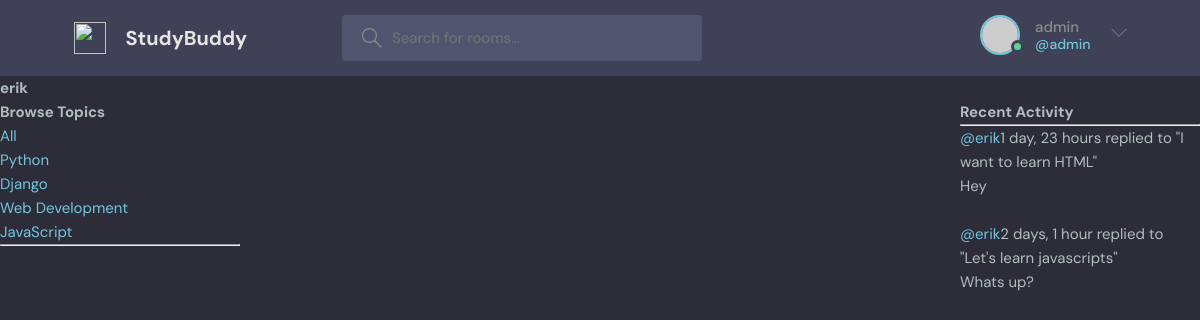
The app's page /profile/3/ (signed in) with its own data.
### base/models.py (models this page shows, shortened)
class Topic(models.Model):
    name = models.CharField(max_length=200)

class Message(models.Model):
    user = models.ForeignKey(User, on_delete=models.CASCADE)
    room = models.ForeignKey(Room, on_delete=models.CASCADE)
    body = models.TextField()
    updated = models.DateTimeField(auto_now = True)
    created = models.DateTimeField(auto_now_add = True)
    class Meta:
        ordering = ['-updated', '-created']
    def __str__(self):
        return self.body[0:50]

class Room(models.Model):
    host = models.ForeignKey(User, on_delete=models.SET_NULL, null=True)
    topic = models.ForeignKey(Topic, on_delete=models.SET_NULL, null=True)
    name = models.CharField(max_length = 200)
    description = models.TextField(null = True, blank = True)
    participants = models.ManyToManyField(User, related_name='participants', blank=True)
    updated = models.DateTimeField(auto_now = True)
    created = models.DateTimeField(auto_now_add = True)
    def __str__(self):
        return self.name
    class Meta:
        ordering = ['-updated', '-created']

### base/views.py (the view)
# urls.py: path('profile/<str:pk>/', views.userProfile, name = 'user-profile'),
def userProfile(request, pk):
    user = User.objects.get(id=pk)
    rooms = user.room_set.all()
    room_messages = user.message_set.all()
    topics = Topic.objects.all()
    context = {'user' : user, 'rooms' : rooms, 'room_messages' : room_messages, 'topics' : topics}
    return render(request, 'base/profile.html', context)

### base/templates/base/profile.html (shortened to what this page needs)
{% extends 'main.html' %}
{% block content %}
<h1>{{user.username}}</h1>
<div class="profile-container">
  <div>{% include 'base/topics_component.html' %}</div>
  <div>{% include 'base/feed_component.html' %}</div>
  <div>{% include 'base/activity_component.html' %}</div>
</div>
{% endblock content %}

### templates/navbar.html (shortened to what this page needs)
<header class="header header--loggedIn">
  <div class="container">
    <a href="{% url 'home' %}" class="header__logo">
      <img src="assets/logo.svg" />
      <h1>StudyBuddy</h1>
    </a>
    <form class="header__search" method="GET" action="{% url 'home' %}">
      <label>
        <input name="q" placeholder="Search for rooms..." />
      </label>
    </form>
    <nav class="header__menu">
      {% if request.user.is_authenticated %}
      <div class="header__user">
        <a href="profile.html">
          <div class="avatar avatar--medium active">
            <img src="https://randomuser.me/api/portraits/men/37.jpg" />
          </div>
          <p>
            {{request.user.username}} <span>@{{request.user.username}}</span>
          </p>
        </a>
        <button class="dropdown-button">
          <svg
            version="1.1"
            xmlns="http://www.w3.org/2000/svg"
            width="32"
            height="32"
            viewBox="0 0 32 32"
          >
            <title>chevron-down</title>
            <path d="M16 21l-13-13h-3l16 16 16-16h-3l-13 13z"></path>
          </svg>
        </button>
      </div>
      {% else %}
      <a href="{% url 'login' %}">
        <img src="./assets/avatar.svg" />
        <p>Login</p>
      </a>
      {% endif %}
    </nav>
  </div>
</header>

### base/templates/base/topics_component.html
<h3>Browse Topics</h3>
<div>
  <a href="{% url 'home' %}">All</a>
</div>
{% for topic in topics %}
<div>
  <a href="{% url 'home' %}?q={{topic.name}}">{{topic.name}}</a>
</div>
{% endfor %}
<hr />

### base/templates/base/activity_component.html (shortened to what this page needs)
<h3>Recent Activity</h3>
<hr />
{% for message in room_messages %}
<div>
  <small
    ><a href="{% url 'user-profile' message.user.id %}">@{{message.user}} </a
    >{{message.created | timesince}}</small
  >
  <small>replied to "{{message.room}}"</small>
  <p>{{message}}</p>
  <br />
</div>
{% endfor %}

### static/styles/style.css (style rules this page uses)
:root { --color-main: #71c6dd; --color-main-light: #e1f6fb; --color-dark: #3f4156; --color-dark-medium: #51546e; --color-dark-light: #696d97; --color-light: #e5e5e5; --color-gray: #8b8b8b; --color-light-gray: #b2bdbd; --color-bg: #2d2d39; --color-success: #5dd693; --color-error: #fc4b0b; }
* { font-family: "DM Sans", -apple-system, BlinkMacSystemFont, "Segoe UI", Roboto, Oxygen, Ubuntu, Cantarell, "Open Sans", "Helvetica Neue", sans-serif; margin: 0; padding: 0; box-sizing: border-box; text-rendering: optimizeLegibility; font-size: inherit; }
html { font-size: 56.25%; }
@media only screen and (min-width: 1200px) { html { font-size: 62.5%; } }
body { line-height: 1.6; font-weight: 400; font-size: 1.5rem; color: var(--color-light-gray); background-color: var(--color-bg); min-height: 100vh; }
img { width: 100%; }
a { display: inline-block; color: var(--color-main); text-decoration: none; }
.container { max-width: 120rem; width: 90%; margin: auto; }
.avatar { position: relative; display: inline-block; border-radius: 50%; border: 2px solid var(--color-main); }
.avatar img { display: block; border-radius: 50%; object-fit: cover; object-position: center; }
.avatar::after { content: ""; display: block; position: absolute; background-color: var(--color-gray); z-index: 111; border-radius: 50%; border: 0.3rem solid var(--color-dark); }
.avatar.active::after { background-color: var(--color-success); }
.avatar.avatar--medium img { width: 3.6rem; height: 3.6rem; border-radius: 50%; }
.avatar.avatar--medium:after { width: 0.7rem; height: 0.7rem; bottom: 0px; right: -6px; }
.header { padding: 1.5rem; background-color: var(--color-dark); }
.header > .container { display: flex; gap: 9.5rem; }
.header__logo, .header__user { display: flex; gap: 2rem; align-items: center; }
.header__logo > img { height: 3.2rem; width: 3.2rem; }
.header__logo > h1 { font-weight: 700; font-size: 2rem; color: var(--color-light); }
.header__search > label { background-color: var(--color-dark-medium); padding: 1.3rem 1rem; display: flex; align-items: center; gap: 1rem; border-radius: 4px; }
.header__search svg { fill: var(--color-gray); width: 2rem; height: 2rem; margin-left: 1rem; }
.header__search input { width: 30rem; background: transparent; border: none; outline: none; color: var(--color-light); }
.header__menu { margin-left: auto; position: relative; }
.header__menu a { display: flex; gap: 1.5rem; align-items: center; font-weight: 500; text-decoration: none; color: var(--color-gray); }
.header__menu img { height: 3.6rem; }
.header__menu p { line-height: 1.2; }
.header__menu span { color: var(--color-main); font-weight: 500; font-size: 1.4rem; display: block; }
.header__menu svg { width: 1.6rem; height: 1.6rem; fill: var(--color-dark-light); }
.dropdown-button { background: transparent; border: 0; outline: 0; cursor: pointer; }

### base/templates/base/profile.html (style rules this page uses)
.profile-container { display: grid; grid-template-columns: 1fr 3fr 1fr; }

### records on screen
Topic: name "Python"
Topic: name "Django"
Topic: name "Web Development"
Topic: name "JavaScript"
Message: user "erik", created "1 day, 23 hours", room "I want to learn HTML", body "Hey"
Message: user "erik", created "2 days, 1 hour", room "Let's learn javascripts", body "Whats up?"

### other values on screen
{{ request.user.username }} "admin"
{{ user.username }} "erik"
